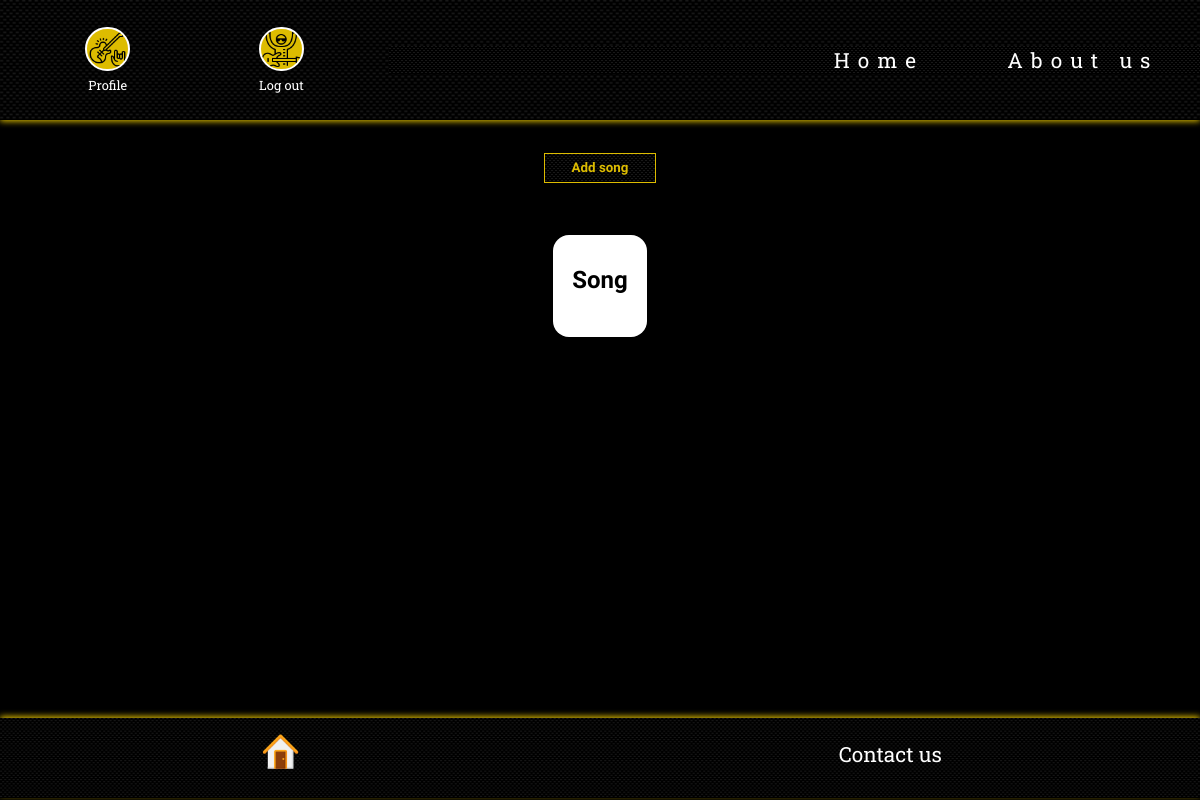
Page /?page=band&id=5 (signed in) on the earlier database version.
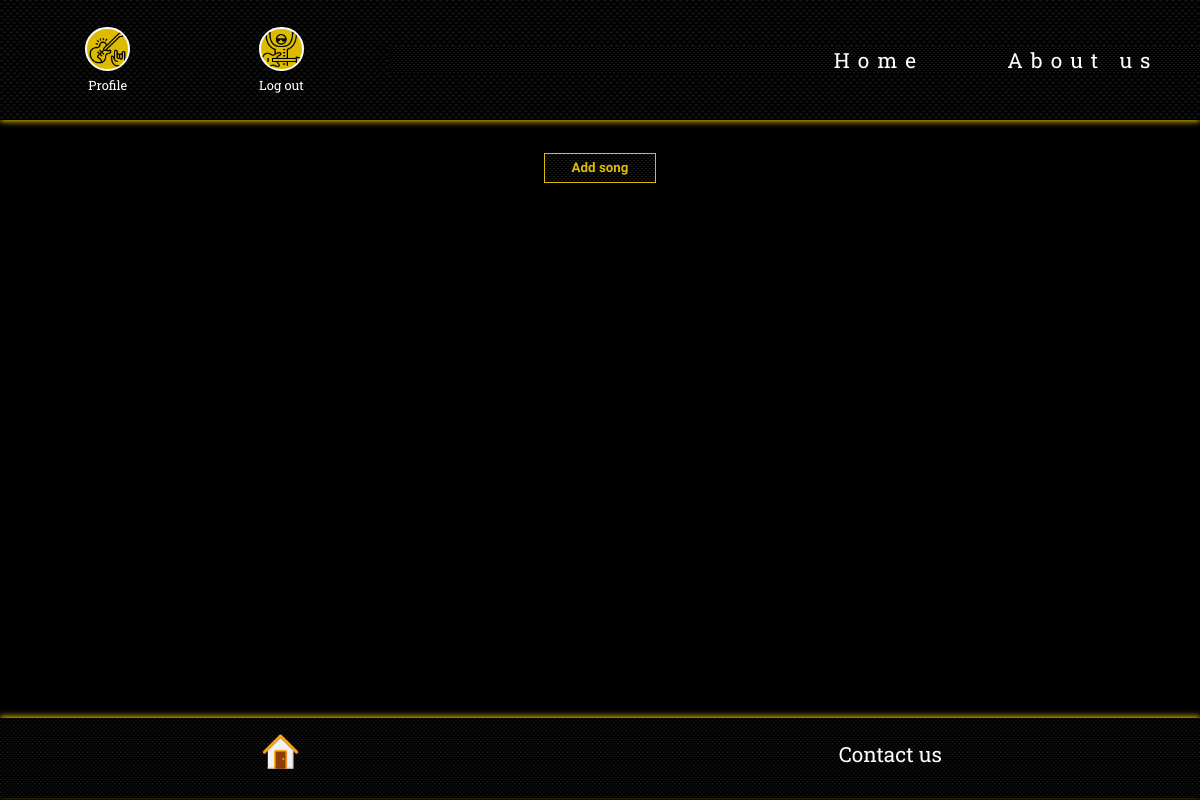
Same page on the later database version.
### tables this page shows
CREATE TABLE `songs` (
  `id` int(11) NOT NULL,
  `name` varchar(150) NOT NULL,
  `band_id` int(11) NOT NULL,
  `created_at` datetime NOT NULL DEFAULT CURRENT_TIMESTAMP
);

### SRC/controllers/band_controller.php (called while the page is built, shortened)
<?php
$pdo = connect_db();
$songManager = new \Models\Profile\SongsManager($pdo);
$band_id = $_GET['id'];
$songs = $songManager->selectByBandId($band_id);
require realpath('SRC/views/band.php');
?>

### index.php (called while the page is built, shortened)
<?php
require realpath("SRC/views/layout.php");
?>

### SRC/models/SongsManager.php (called while the page is built, shortened)
<?php
class SongsManager {
    private $pdo;
    public function __construct(\PDO $pdo){
        $this->pdo = $pdo;
    }
    public function selectByBandId(int $band_id){
        $query = $this->pdo->prepare("SELECT * FROM songs WHERE band_id = :band_id ORDER BY name");
        $query->bindValue(':band_id', $band_id);
        $query->execute();
        return $results = $query->fetchAll(\PDO::FETCH_OBJ);
    }
}
?>

### SRC/views/band.php (the view)
<div class="main_content band">
    <button class="add_song"><a href="/?page=add_song&band_id=<?=$_GET['id']?>">Add song</a></button>
    <?php foreach($songs as $song):?>
        <article class="main_content_article song">
            <h2> <a href="/?page=song&id=<?=$song->id?>"><?=$song->name?></a></h2>
        </article>
    <?php endforeach; ?>
</div>

Differences in the rows shown:
removed songs: name "Song"
